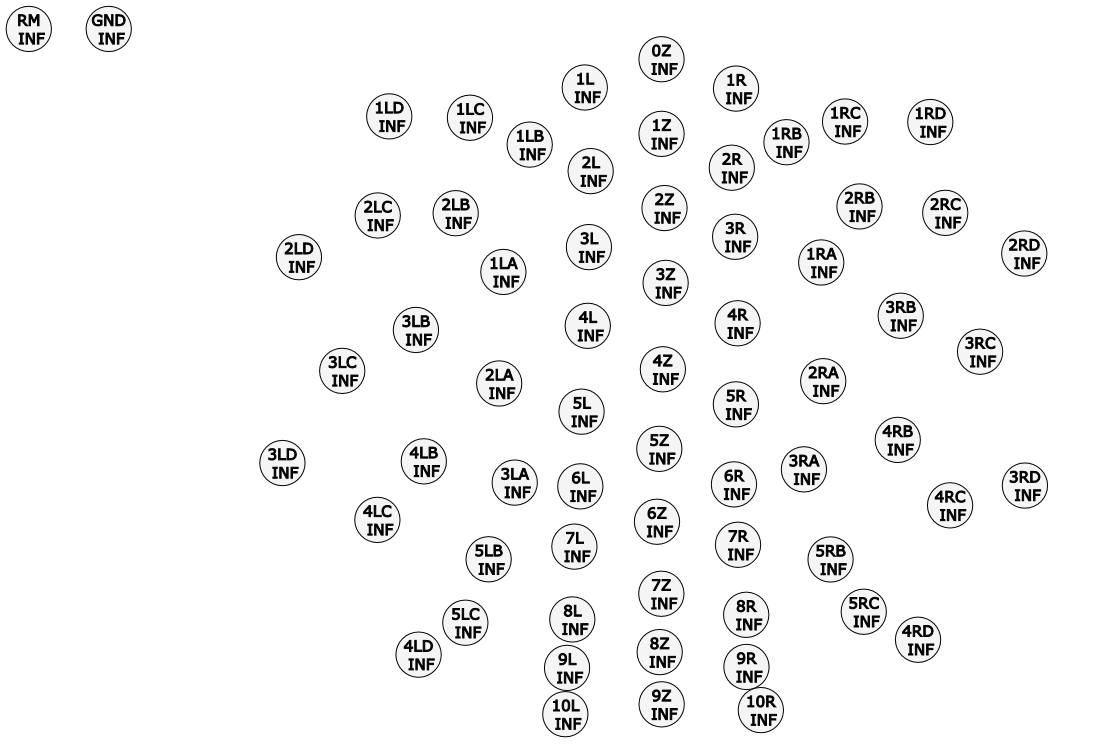
%> input picture duet_codes/script/s0_layout/Layout Eego.png, 1116 x 750 px
$ octave s1_parseLayout.m   (GNU Octave 9; MATLAB toolbox functions it lacks are replaced by stand-ins)
%> lines starting %> are read from the running program, lines starting %| are printed output that depends on the picture; in (x1, y1, x2, y2) boxes, pixels count from 0 and x2, y2 are one past the last pixel; in counts of white or black regions, pixels touching at a corner belong together; the program's own positions count from 1
clc
clear
close all


% Loads the image.
img     = imread ( 'Layout Eego.png' );
%> img is the input picture: size 750x1116x3 uint8; min 0, max 255, mean 244.6

% Removes the reference and the ground.
img     = img ( :, 201: end, : );
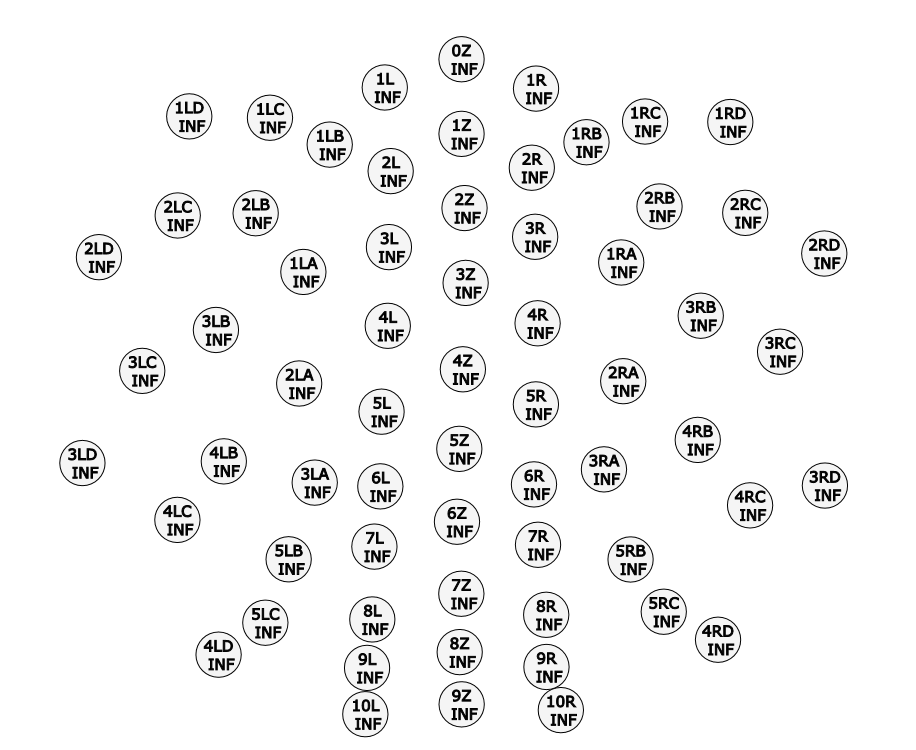
%> img: size 750x916x3 uint8; min 0, max 255, mean 242.7

% Flips the Y dimension.
img     = flipud ( img );
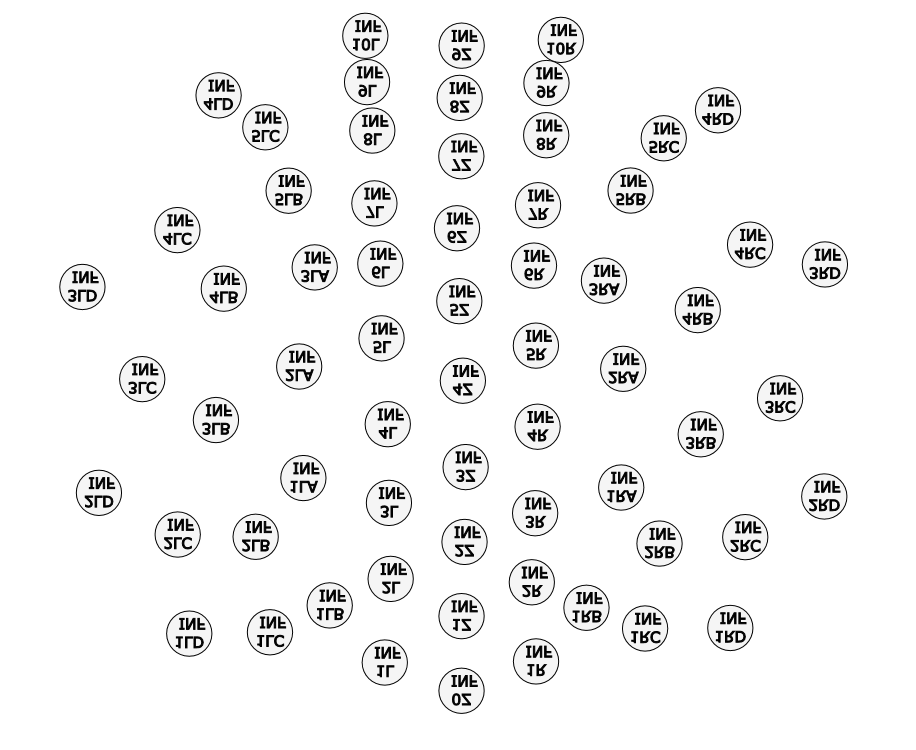
%> img: size 750x916x3 uint8; min 0, max 255, mean 242.7; mean of the top-left, top-right, bottom-left and bottom-right quarters 242.7, 241.8, 244.4, 242

% Binarizes the image.
imgbw   = img ( :, :, 1 ) < 250;
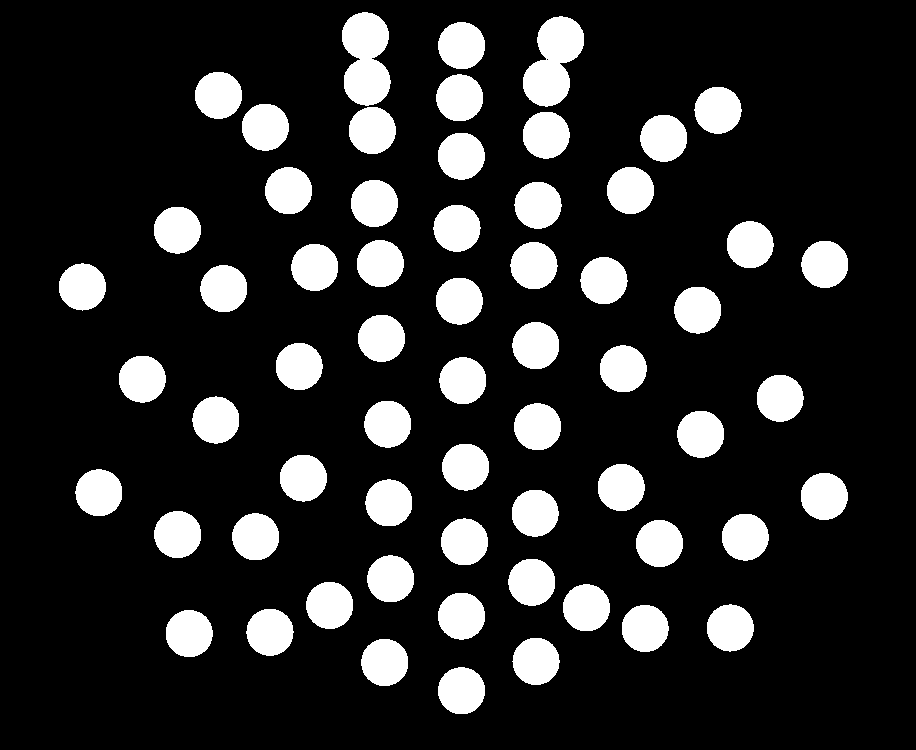
%> imgbw: size 750x916 logical; 16.3% white; 62 white regions, largest, box (x1, y1, x2, y2) and area: (342, 12, 391, 106) 3494, (523, 16, 584, 107) 3476, (351, 180, 398, 227) 1756

% Erodes and dilates the image to separate the electrode positions.
imgbw   = imerode ( imgbw, strel ( 'disk', 8 ) );
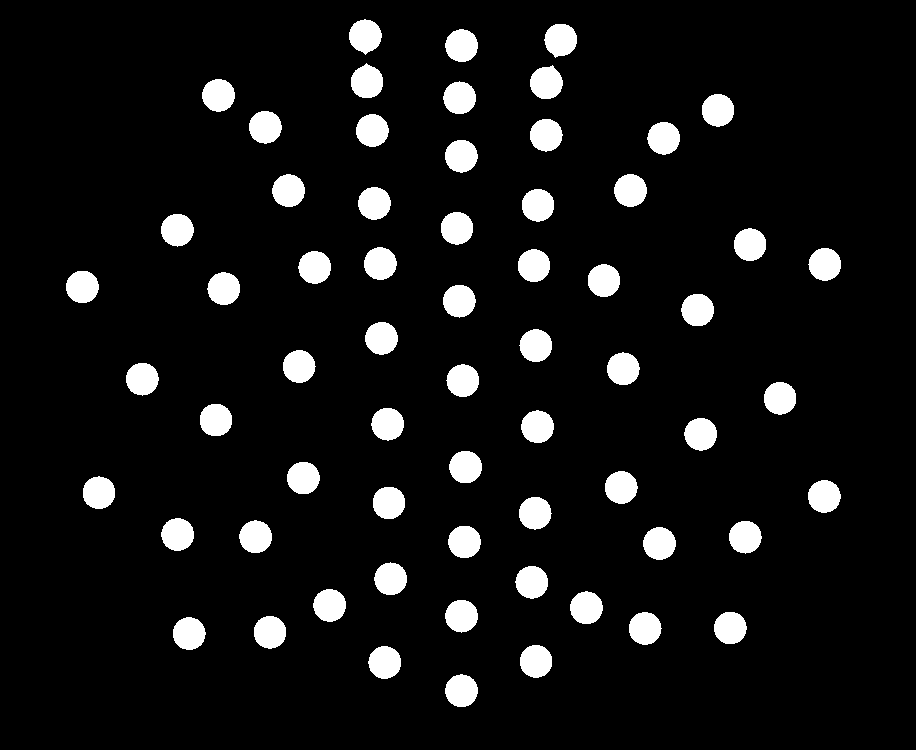
%> imgbw: size 750x916 logical; 7.9% white; 64 white regions, largest, box (x1, y1, x2, y2) and area: (349, 19, 382, 55) 852, (614, 174, 647, 207) 850, (358, 187, 391, 220) 850
imgbw   = imopen ( imgbw, strel ( 'disk', 8 ) );
%> imgbw: size 750x916 logical; 7.8% white; 64 white regions, largest, box (x1, y1, x2, y2) and area: (614, 174, 647, 207) 848, (358, 187, 391, 220) 846, (445, 29, 478, 62) 845

% Identifies the electrodes.
imgelec = bwlabel ( imgbw );
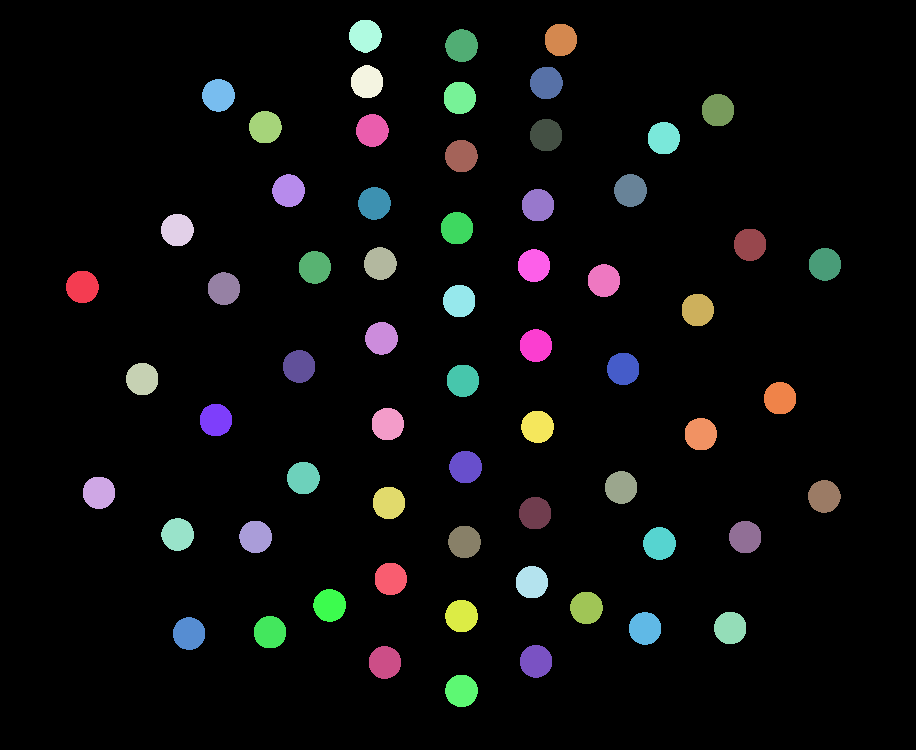
%> imgelec: size 750x916 double; 65 distinct labels, from 0 to 64; one colour per label, 0 black
items   = unique ( imgelec ( imgelec (:) ~= 0 ) );
%> items = 64 values from 1 to 64


% Reserves memory for the electrode positions.
elecpos = zeros ( numel ( items ), 1 );

% Goes through each electrode.
for eindex = 1: size ( elecpos, 1 )

    % Finds the electrode.
    [ y, x ] = find ( imgelec == items ( eindex ) );

    % Gets its center of masses.
    elecpos ( eindex, 1 ) = mean ( x );
    elecpos ( eindex, 2 ) = mean ( y );
end
%> after the loop, elecpos = 64 rows, first 12: [82.89 287.5; 99.49 493.3; 142.8 379.6; 177.9 230.5; 178.2 535; 189.6 634.1; 216.4 420.6; 219 95.85; 224.5 289.1; 256.1 537.4; 265.8 127.7; 270.5 632.8]

% % Plots the result.
% figure
% imshow ( img )
% hold on
% set ( gca, 'YDir', 'normal' )
% scatter ( elecpos ( :, 1 ), elecpos ( :, 2 ), 'filled' )
% axis equal


% % Initializes the electrode labels.
% labels  = cell ( numel ( items ), 1 );
%
% % Goes through each electrode.
% for eindex = 1: numel ( labels )
%
%     % Marks the current electrode in red.
%     scatter ( elecpos ( eindex, 1 ), elecpos ( eindex, 2 ), 'red', 'filled', 'Tag', 'active' )
%
%     % Asks for the label.
%     label   = mydlg_inputdlg ( 'What is the label of the current electrode?', 'Label' );
%
%     % If empty, cancels.
%     if isempty ( label ), break, end
%
%     % Deletes the electrode.
%     delete ( findall ( gca, 'Tag', 'active' ) )
%
%     % Stores the label.
%     labels ( eindex ) = label;
% end

% Sets the previously defined labels.
labels  = { ...
    '3LD', '2LD', '3LC', '4LC', '2LC', '1LD', '3LB', '4LD', '4LB', '2LB', '5LC', '1LC', '5LB', '2LA', '1LA', '3LA', ...
    '1LB', '10L', '9L', '8L', '7L', '6L', '5L', '1L', '4L', '3L', '2L', '6Z', '8Z', '5Z', '9Z', '7Z', ...
    '1Z', '0Z', '4Z', '2Z', '3Z', '2R', '6R', '3R', '5R', '1R', '7R', '4R', '8R', '9R', '10R', '1RB', ...
    '3RA', '1RA', '2RA', '5RB', '1RC', '2RB', '5RC', '4RB', '3RB', '4RD', '1RD', '2RC', '4RC', '3RC', '3RD', '2RD' };


% [8 lines of commented-out code are left out]

%%
% Gets the horizontal center of the layout definition.
hcenter = mean ( elecpos ( :, 1 ) );
%> hcenter = 460.9

% Finds the Z electrodes.
hits    = regexp ( labels, '^[\d]+Z$' );
zeroes  = ~cellfun ( @isempty, hits );

% Sets the X coordinate to the center.
elecpos ( zeroes, 1 ) = hcenter;


% Gets the lateralized electrodes.
hits    = regexp ( labels, '^[\d]+L[ABCD]*$' );
lefts   = ~cellfun ( @isempty, hits );
llabel  = labels ( lefts );
rlabel  = strrep ( llabel, 'L', 'R' );

% Goes through each laterlaized electrode.
for eindex = 1: numel ( llabel )

    % Gets the positions.
    lpos    = elecpos ( strcmp ( labels, llabel ( eindex ) ), : );
    rpos    = elecpos ( strcmp ( labels, rlabel ( eindex ) ), : );

    % The X coordinate is the average distance to the center.
    ldist   = abs ( lpos (1) - hcenter );
    rdist   = abs ( rpos (1) - hcenter );
    xdist   = ( ldist + rdist ) / 2;

    % The Y coordinate is the average of both coordinates.
    ypos    = ( lpos (2) + rpos (2) ) / 2;

    % Sets the simetrized positions.
    lpos    = [ ( hcenter - xdist ) ypos ];
    rpos    = [ ( hcenter + xdist ) ypos ];

    % Stores the positions.
    elecpos ( strcmp ( labels, llabel ( eindex ) ), : ) = lpos;
    elecpos ( strcmp ( labels, rlabel ( eindex ) ), : ) = rpos;
end
%> this loop made 27 passes
%> (ldist, rdist, xdist, ypos) on passes 1 to 12: (378.1, 363.8, 370.9, 392.2), (361.5, 364.5, 363, 379.1), (318.2, 319.6, 318.9, 389.2), (283.1, 289.6, 286.3, 237.9), (282.7, 284.8, 283.8, 536.3), (271.4, 269.8, 270.6, 631.3), (244.5, 240.4, 242.5, 427.6), (241.9, 257.6, 249.8, 103.3), (236.5, 237.3, 236.9, 299.8), (204.8, 199.1, 201.9, 540.8), (195.2, 203.4, 199.3, 133.2), (190.4, 184.6, 187.5, 630.9)
%> after the loop, elecpos = 64 rows, first 12: [90.01 392.2; 97.96 379.1; 142.1 389.2; 174.6 237.9; 177.2 536.3; 190.3 631.3; 218.5 427.6; 211.2 103.3; 224.1 299.8; 259 540.8; 261.7 133.2; 273.4 630.9]

% Plots the result.
figure
imshow ( img )
hold on
set ( gca, 'YDir', 'normal' )
text ( elecpos ( :, 1 ), elecpos ( :, 2 ), labels, 'VerticalAlign', 'top', 'HorizontalAlign', 'center', 'BackgroundColor', [ 1.0 1.0 1.0 0.8 ], 'FontSize', 14, 'FontWeight', 'bold' )
%> (this line was passed over: text is not available in this run)
scatter ( elecpos ( :, 1 ), elecpos ( :, 2 ), 'filled' )
axis equal
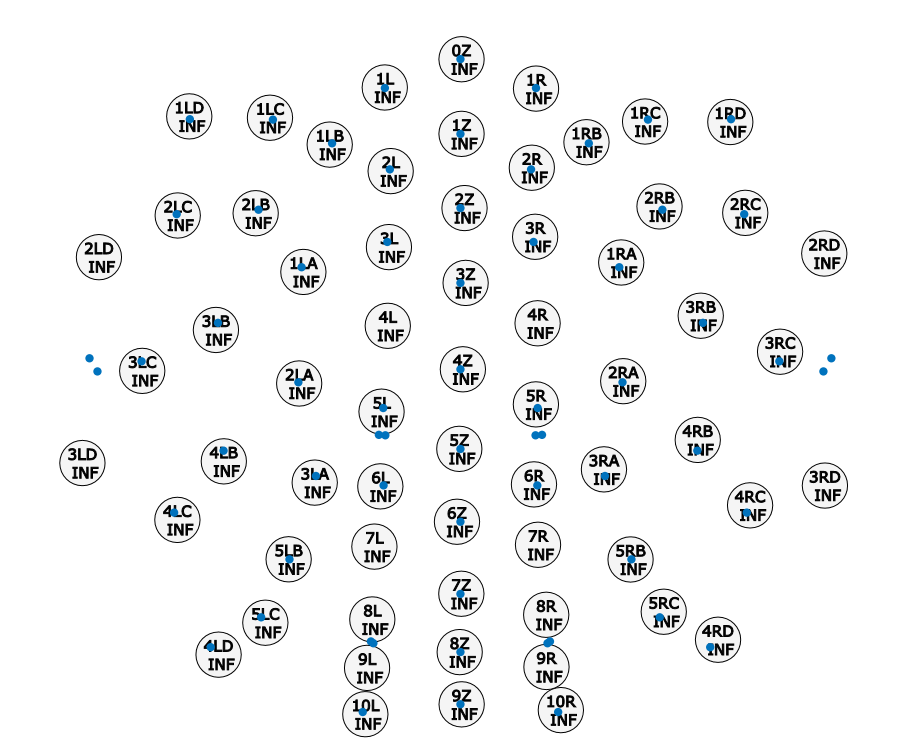
%> figure redrawn from the program's plot data


% Creates a table with the layout positions.
%> (the run ends here)
